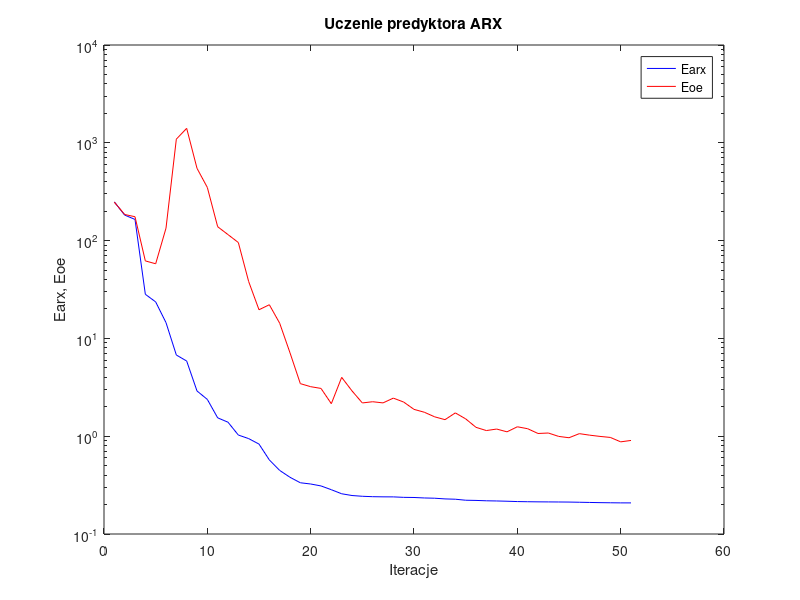
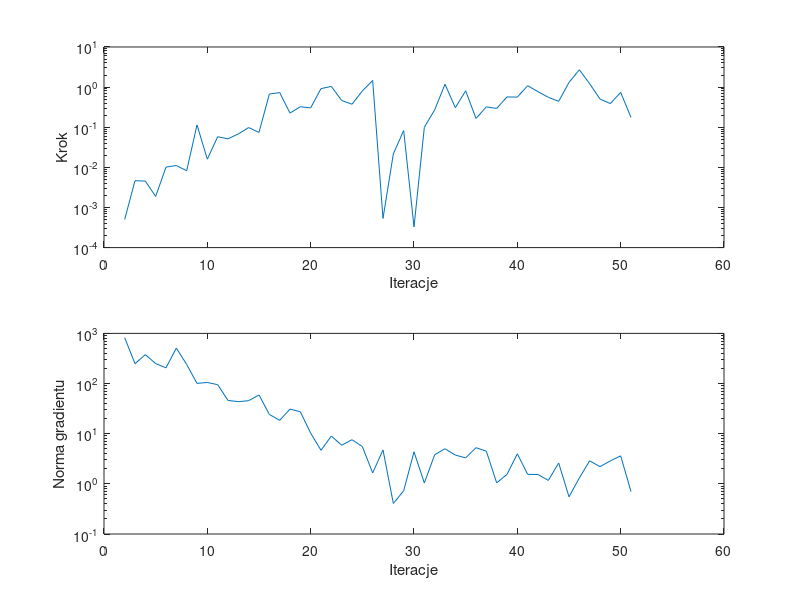

MATLAB code for these plots, in order:
%uczenie predyktora arx
clear all;
n=0; farx(n+1)=2.486835e+002; foe(n+1)=2.471862e+002; wspucz(n+1)=0.000000e+000; ng(n+1)=0.000000e+000;
%odnowa zmiennej metryki
n=1; farx(n+1)=1.823629e+002; foe(n+1)=1.849819e+002; krok(n+1)=5.014459e-004; ng(n+1)=8.189608e+002;
n=2; farx(n+1)=1.646337e+002; foe(n+1)=1.754066e+002; krok(n+1)=4.648167e-003; ng(n+1)=2.489796e+002;
n=3; farx(n+1)=2.825705e+001; foe(n+1)=6.201344e+001; krok(n+1)=4.541426e-003; ng(n+1)=3.773060e+002;
n=4; farx(n+1)=2.361339e+001; foe(n+1)=5.794819e+001; krok(n+1)=1.882699e-003; ng(n+1)=2.501973e+002;
n=5; farx(n+1)=1.449733e+001; foe(n+1)=1.339839e+002; krok(n+1)=1.012568e-002; ng(n+1)=2.055651e+002;
n=6; farx(n+1)=6.764437e+000; foe(n+1)=1.090614e+003; krok(n+1)=1.111520e-002; ng(n+1)=5.087957e+002;
n=7; farx(n+1)=5.870793e+000; foe(n+1)=1.405276e+003; krok(n+1)=8.202462e-003; ng(n+1)=2.405357e+002;
n=8; farx(n+1)=2.900638e+000; foe(n+1)=5.484638e+002; krok(n+1)=1.141951e-001; ng(n+1)=1.007800e+002;
n=9; farx(n+1)=2.377714e+000; foe(n+1)=3.495104e+002; krok(n+1)=1.598198e-002; ng(n+1)=1.050681e+002;
n=10; farx(n+1)=1.541034e+000; foe(n+1)=1.386288e+002; krok(n+1)=5.793922e-002; ng(n+1)=9.493292e+001;
n=11; farx(n+1)=1.390474e+000; foe(n+1)=1.151826e+002; krok(n+1)=5.135894e-002; ng(n+1)=4.610346e+001;
n=12; farx(n+1)=1.027634e+000; foe(n+1)=9.556745e+001; krok(n+1)=6.827250e-002; ng(n+1)=4.352235e+001;
n=13; farx(n+1)=9.450582e-001; foe(n+1)=3.811922e+001; krok(n+1)=9.809225e-002; ng(n+1)=4.551863e+001;
n=14; farx(n+1)=8.307454e-001; foe(n+1)=1.962900e+001; krok(n+1)=7.424094e-002; ng(n+1)=5.925809e+001;
n=15; farx(n+1)=5.720050e-001; foe(n+1)=2.208961e+001; krok(n+1)=6.709302e-001; ng(n+1)=2.422299e+001;
n=16; farx(n+1)=4.469170e-001; foe(n+1)=1.430649e+001; krok(n+1)=7.310195e-001; ng(n+1)=1.846500e+001;
n=17; farx(n+1)=3.801439e-001; foe(n+1)=7.122100e+000; krok(n+1)=2.249366e-001; ng(n+1)=3.099217e+001;
n=18; farx(n+1)=3.341346e-001; foe(n+1)=3.446845e+000; krok(n+1)=3.240219e-001; ng(n+1)=2.735492e+001;
n=19; farx(n+1)=3.245698e-001; foe(n+1)=3.208999e+000; krok(n+1)=3.032584e-001; ng(n+1)=1.026771e+001;
n=20; farx(n+1)=3.101151e-001; foe(n+1)=3.080152e+000; krok(n+1)=9.169512e-001; ng(n+1)=4.670929e+000;
n=21; farx(n+1)=2.837243e-001; foe(n+1)=2.150149e+000; krok(n+1)=1.040723e+000; ng(n+1)=8.965322e+000;
n=22; farx(n+1)=2.578874e-001; foe(n+1)=3.997191e+000; krok(n+1)=4.635137e-001; ng(n+1)=5.901601e+000;
n=23; farx(n+1)=2.474524e-001; foe(n+1)=2.906279e+000; krok(n+1)=3.743784e-001; ng(n+1)=7.590296e+000;
n=24; farx(n+1)=2.430711e-001; foe(n+1)=2.188345e+000; krok(n+1)=8.008859e-001; ng(n+1)=5.549896e+000;
n=25; farx(n+1)=2.407720e-001; foe(n+1)=2.251786e+000; krok(n+1)=1.462039e+000; ng(n+1)=1.651862e+000;
%odnowa zmiennej metryki
n=26; farx(n+1)=2.398797e-001; foe(n+1)=2.190237e+000; krok(n+1)=5.333277e-004; ng(n+1)=4.746539e+000;
n=27; farx(n+1)=2.396281e-001; foe(n+1)=2.451091e+000; krok(n+1)=2.165649e-002; ng(n+1)=4.069098e-001;
n=28; farx(n+1)=2.370224e-001; foe(n+1)=2.234398e+000; krok(n+1)=8.268560e-002; ng(n+1)=7.268950e-001;
n=29; farx(n+1)=2.362743e-001; foe(n+1)=1.881032e+000; krok(n+1)=3.276764e-004; ng(n+1)=4.347817e+000;
n=30; farx(n+1)=2.336227e-001; foe(n+1)=1.757763e+000; krok(n+1)=9.963479e-002; ng(n+1)=1.042008e+000;
n=31; farx(n+1)=2.322223e-001; foe(n+1)=1.578101e+000; krok(n+1)=2.710777e-001; ng(n+1)=3.796042e+000;
n=32; farx(n+1)=2.284882e-001; foe(n+1)=1.476168e+000; krok(n+1)=1.177071e+000; ng(n+1)=5.016397e+000;
n=33; farx(n+1)=2.268002e-001; foe(n+1)=1.730886e+000; krok(n+1)=3.068907e-001; ng(n+1)=3.750837e+000;
n=34; farx(n+1)=2.214841e-001; foe(n+1)=1.504287e+000; krok(n+1)=8.067975e-001; ng(n+1)=3.290790e+000;
n=35; farx(n+1)=2.204725e-001; foe(n+1)=1.232300e+000; krok(n+1)=1.652088e-001; ng(n+1)=5.260782e+000;
n=36; farx(n+1)=2.185798e-001; foe(n+1)=1.142107e+000; krok(n+1)=3.217882e-001; ng(n+1)=4.480729e+000;
n=37; farx(n+1)=2.176761e-001; foe(n+1)=1.183380e+000; krok(n+1)=2.935451e-001; ng(n+1)=1.047621e+000;
n=38; farx(n+1)=2.163283e-001; foe(n+1)=1.108493e+000; krok(n+1)=5.690454e-001; ng(n+1)=1.542666e+000;
n=39; farx(n+1)=2.146316e-001; foe(n+1)=1.248505e+000; krok(n+1)=5.636152e-001; ng(n+1)=3.971941e+000;
n=40; farx(n+1)=2.138246e-001; foe(n+1)=1.192832e+000; krok(n+1)=1.083912e+000; ng(n+1)=1.547168e+000;
n=41; farx(n+1)=2.132170e-001; foe(n+1)=1.066163e+000; krok(n+1)=7.676757e-001; ng(n+1)=1.536192e+000;
n=42; farx(n+1)=2.128751e-001; foe(n+1)=1.078037e+000; krok(n+1)=5.570755e-001; ng(n+1)=1.171820e+000;
n=43; farx(n+1)=2.125229e-001; foe(n+1)=9.952919e-001; krok(n+1)=4.419445e-001; ng(n+1)=2.605946e+000;
n=44; farx(n+1)=2.121115e-001; foe(n+1)=9.644212e-001; krok(n+1)=1.304892e+000; ng(n+1)=5.520539e-001;
n=45; farx(n+1)=2.111927e-001; foe(n+1)=1.062015e+000; krok(n+1)=2.699639e+000; ng(n+1)=1.312002e+000;
n=46; farx(n+1)=2.102243e-001; foe(n+1)=1.024724e+000; krok(n+1)=1.215405e+000; ng(n+1)=2.880126e+000;
n=47; farx(n+1)=2.092567e-001; foe(n+1)=9.951539e-001; krok(n+1)=5.045340e-001; ng(n+1)=2.204662e+000;
n=48; farx(n+1)=2.086267e-001; foe(n+1)=9.714782e-001; krok(n+1)=3.885953e-001; ng(n+1)=2.869580e+000;
n=49; farx(n+1)=2.080995e-001; foe(n+1)=8.756667e-001; krok(n+1)=7.386536e-001; ng(n+1)=3.615252e+000;
n=50; farx(n+1)=2.079979e-001; foe(n+1)=9.049588e-001; krok(n+1)=1.752988e-001; ng(n+1)=7.008787e-001;

figure; semilogy(farx,'b'); hold on; semilogy(foe,'r'); xlabel('Iteracje'); ylabel('Earx, Eoe'); legend('Earx','Eoe'); title('Uczenie predyktora ARX');
figure; subplot(2,1,1); semilogy(krok); xlabel('Iteracje'); ylabel('Krok');
subplot(2,1,2); semilogy(ng); xlabel('Iteracje'); ylabel('Norma gradientu');
Earx=farx(n+1)
Eoe=foe(n+1)
